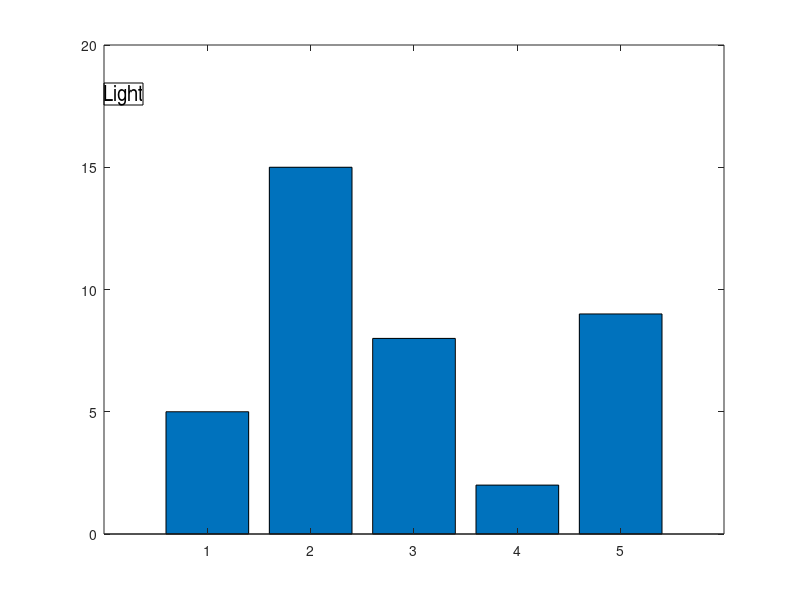

Here is the MATLAB script that generated this plot: (Note: this script raises an error after producing the figure.)
Bar1 = bar([5, 15, 8, 2, 9]);
TBox1 = annotation('textbox', [.13, .825, .14, .075], 'String', 'Light', 'FontName', 'Arial Narrow', 'FontSize', 16, 'FontWeight', 'light', 'BackgroundColor', [1, 1, 0]);
TBox2 = annotation('textbox', [.29, .825, .14, .075], 'String', 'Normal', 'FontName', 'Arial', 'FontSize', 16, 'FontWeight', 'normal', 'BackgroundColor', [1, 1, 0]);
TBox3 = annotation('textbox', [.45, .825, .14, .075], 'String', 'Demi', 'FontName', 'Arial', 'FontSize', 16, 'FontWeight', 'bold', 'BackgroundColor', [1, 1, 0]);
TBox4 = annotation('textbox', [.61, .825, .14, .075], 'String', 'Bold', 'FontName', 'Arial Black', 'FontSize', 16, 'FontWeight', 'normal', 'BackgroundColor', [1, 1, 0]);
TBox5 = annotation('textbox', [.13, .72, .15, .075], 'String', 'Monospaced', 'FontName', 'CourierNew', 'BackgroundColor', [0, 1, 1]);
TBox6 = annotation('textbox', [.13, .61, .14, .075], 'String', 'Normal', 'FontSize', 16, 'FontAngle', 'normal', 'BackgroundColor', [1, 0, 1]);
TBox7 = annotation('textbox', [.29, .61, .14, .075], 'String', 'Italic', 'FontSize', 16, 'FontAngle', 'italic', 'BackgroundColor', [1, 0, 1]);
TBox8 = annotation('textbox', [.45, .61, .15, .075], 'String', 'Oblique', 'FontSize', 16, 'FontAngle', 'oblique', 'BackgroundColor', [1, 0, 1]);
TBox9 = annotation('textbox', [.13, .5, .175, .075], 'String', '\underline{Underline}', 'FontSize', 16, 'BackgroundColor', [.5, 1, .5], 'Interpreter', 'latex');
TBox10 = annotation('textbox', [.13, .39, .51, .085], 'String', '\alpha\beta\gamma\delta\epsilon\zeta\eta\theta\iota\kappa\lambda\mu\nu\xi\pi\rho\sigma\tau\upsilon\phi\chi\psi\omega', 'FontSize', 16, 'BackgroundColor', [.5, .5, 1]);
TBox11 = annotation('textbox', [.70, .39, .15, .075], 'String', 'Normal^{Super}_{Sub}', 'BackgroundColor', [.5, .5, 1]);
TBox12 = annotation('textbox', [.13, .28, .15, .085], 'String', '$\displaystyle\frac{x-2y}{x+y}$', 'BackgroundColor', [1, .5, .5], 'Interpreter', 'latex');
TBox13 = annotation('textbox', [.29, .28, .15, .085], 'String', '$\sqrt{f}$', 'BackgroundColor', [1, .5, .5], 'Interpreter', 'latex');
TBox14 = annotation('textbox', [.45, .25, .15, .115], 'String', '$$\sum_{i=1}^{2n}{|k_i-k_j|}$$', 'BackgroundColor', [1, .5, .5], 'Interpreter', 'latex');
TBox15 = annotation('textbox', [.61, .25, .22, .115], 'String', '$$\int_{y1(x)}^{y2(x)}{f(x,y)}\d{dx}\d{dy}$$', 'BackgroundColor', [1, .5, .5], 'Interpreter', 'latex');
TBox16 = annotation('textbox', [.13, .17, .15, .085], 'String', '$\displaystyle\frac{d^2u}{dx^2}$', 'BackgroundColor', [1, .5, .5], 'Interpreter', 'latex');
